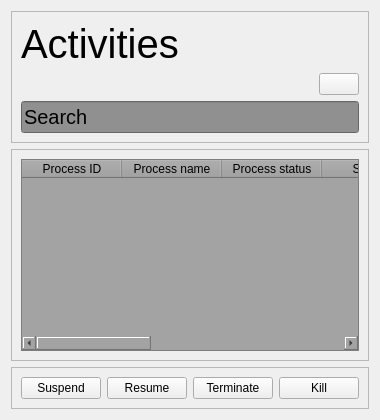
            <widget class="QWidget" name="activities">
             <layout class="QVBoxLayout" name="verticalLayout_5">
              <item>
               <widget class="QFrame" name="frame_5">
                <property name="sizePolicy">
                 <sizepolicy hsizetype="Minimum" vsizetype="Minimum">
                  <horstretch>0</horstretch>
                  <verstretch>0</verstretch>
                 </sizepolicy>
                </property>
                <property name="frameShape">
                 <enum>QFrame::StyledPanel</enum>
                </property>
                <property name="frameShadow">
                 <enum>QFrame::Raised</enum>
                </property>
                <layout class="QVBoxLayout" name="verticalLayout_6">
                 <item>
                  <widget class="QLabel" name="label_32">
                   <property name="font">
                    <font>
                     <pointsize>30</pointsize>
                     <weight>50</weight>
                     <bold>false</bold>
                    </font>
                   </property>
                   <property name="text">
                    <string>Activities</string>
                   </property>
                  </widget>
                 </item>
                 <item alignment="Qt::AlignRight">
                  <widget class="QPushButton" name="pushButton_3">
                   <property name="sizePolicy">
                    <sizepolicy hsizetype="Preferred" vsizetype="Fixed">
                     <horstretch>0</horstretch>
                     <verstretch>0</verstretch>
                    </sizepolicy>
                   </property>
                   <property name="text">
                    <string/>
                   </property>
                   <property name="icon">
                    <iconset resource="icons/icons.qrc">
                     <normaloff>:/image/icons8-search-more-60.png</normaloff>:/image/icons8-search-more-60.png</iconset>
                   </property>
                   <property name="iconSize">
                    <size>
                     <width>40</width>
                     <height>40</height>
                    </size>
                   </property>
                  </widget>
                 </item>
                 <item>
                  <widget class="QLineEdit" name="lineEdit">
                   <property name="sizePolicy">
                    <sizepolicy hsizetype="Preferred" vsizetype="Preferred">
                     <horstretch>0</horstretch>
                     <verstretch>0</verstretch>
                    </sizepolicy>
                   </property>
                   <property name="font">
                    <font>
                     <pointsize>15</pointsize>
                    </font>
                   </property>
                   <property name="styleSheet">
                    <string notr="true">background-color: rgb(144, 144, 144);</string>
                   </property>
                   <property name="text">
                    <string>Search</string>
                   </property>
                  </widget>
                 </item>
                </layout>
               </widget>
              </item>
              <item>
               <widget class="QFrame" name="frame_6">
                <property name="sizePolicy">
                 <sizepolicy hsizetype="Preferred" vsizetype="Expanding">
                  <horstretch>0</horstretch>
                  <verstretch>0</verstretch>
                 </sizepolicy>
                </property>
                <property name="frameShape">
                 <enum>QFrame::StyledPanel</enum>
                </property>
                <property name="frameShadow">
                 <enum>QFrame::Raised</enum>
                </property>
                <layout class="QVBoxLayout" name="verticalLayout_7">
                 <item>
                  <widget class="QTableWidget" name="tableWidget">
                   <property name="styleSheet">
                    <string notr="true">background-color: rgb(163, 163, 163);</string>
                   </property>
                   <column>
                    <property name="text">
                     <string>Process ID</string>
                    </property>
                   </column>
                   <column>
                    <property name="text">
                     <string>Process name</string>
                    </property>
                   </column>
                   <column>
                    <property name="text">
                     <string>Process status</string>
                    </property>
                   </column>
                   <column>
                    <property name="text">
                     <string>Started</string>
                    </property>
                   </column>
                   <column>
                    <property name="text">
                     <string>New Column</string>
                    </property>
                   </column>
                   <column>
                    <property name="text">
                     <string>Suspend</string>
                    </property>
                   </column>
                   <column>
                    <property name="text">
                     <string>Resume</string>
                    </property>
                   </column>
                   <column>
                    <property name="text">
                     <string>Kill</string>
                    </property>
                   </column>
                  </widget>
                 </item>
                </layout>
               </widget>
              </item>
              <item alignment="Qt::AlignBottom">
               <widget class="QFrame" name="frame_7">
                <property name="frameShape">
                 <enum>QFrame::StyledPanel</enum>
                </property>
                <property name="frameShadow">
                 <enum>QFrame::Raised</enum>
                </property>
                <layout class="QHBoxLayout" name="horizontalLayout_10">
                 <item>
                  <widget class="QPushButton" name="pushButton_4">
                   <property name="text">
                    <string>Suspend</string>
                   </property>
                  </widget>
                 </item>
                 <item>
                  <widget class="QPushButton" name="pushButton_5">
                   <property name="text">
                    <string>Resume</string>
                   </property>
                  </widget>
                 </item>
                 <item>
                  <widget class="QPushButton" name="pushButton_6">
                   <property name="text">
                    <string>Terminate</string>
                   </property>
                  </widget>
                 </item>
                 <item>
                  <widget class="QPushButton" name="pushButton_7">
                   <property name="text">
                    <string>Kill</string>
                   </property>
                  </widget>
                 </item>
                </layout>
               </widget>
              </item>
             </layout>
            </widget>
